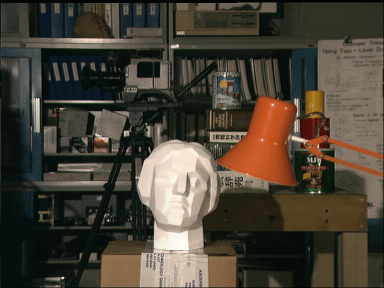
#> input picture PA1/images/tsukuba_left.png, 384 x 288 px, found by its file name
$ python boxfilter.py
#> lines starting #> are read from the running program, lines starting #| are printed output that depends on the picture
import cv2
import numpy as np

file_name = 'images/tsukuba_left.png'
img = cv2.imread(file_name)
#> img is the input picture: shape (288, 384, 3); mean B, G, R 54.6, 66.6, 73.2

blur1 = cv2.blur(img, (10,10))
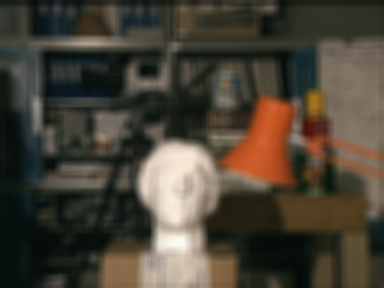
#> blur1: shape (288, 384, 3); mean B, G, R 54.6, 66.7, 73.2
blur2 = cv2.boxFilter(img, -1, (10,10))

merged = np.hstack( (img, blur1, blur2))
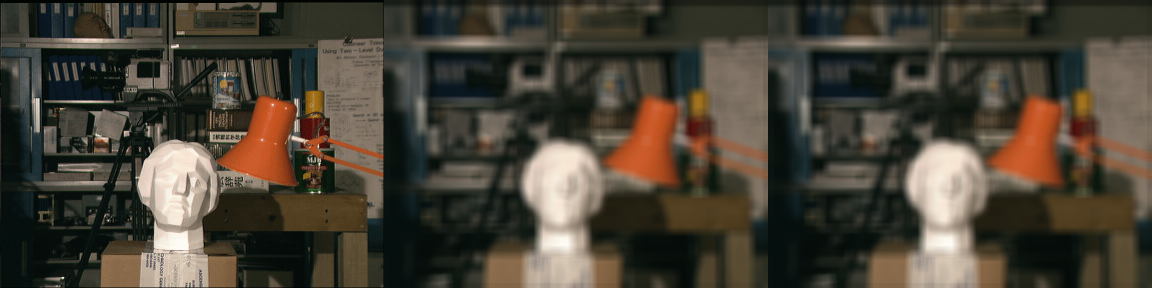
#> merged: shape (288, 1152, 3); mean B, G, R 54.6, 66.6, 73.2
cv2.imshow('blur', merged)
cv2.waitKey(0)
cv2.destroyAllWindows()

$ run again, with PA1/images/reindeer_left.png copied over PA1/images/tsukuba_left.png
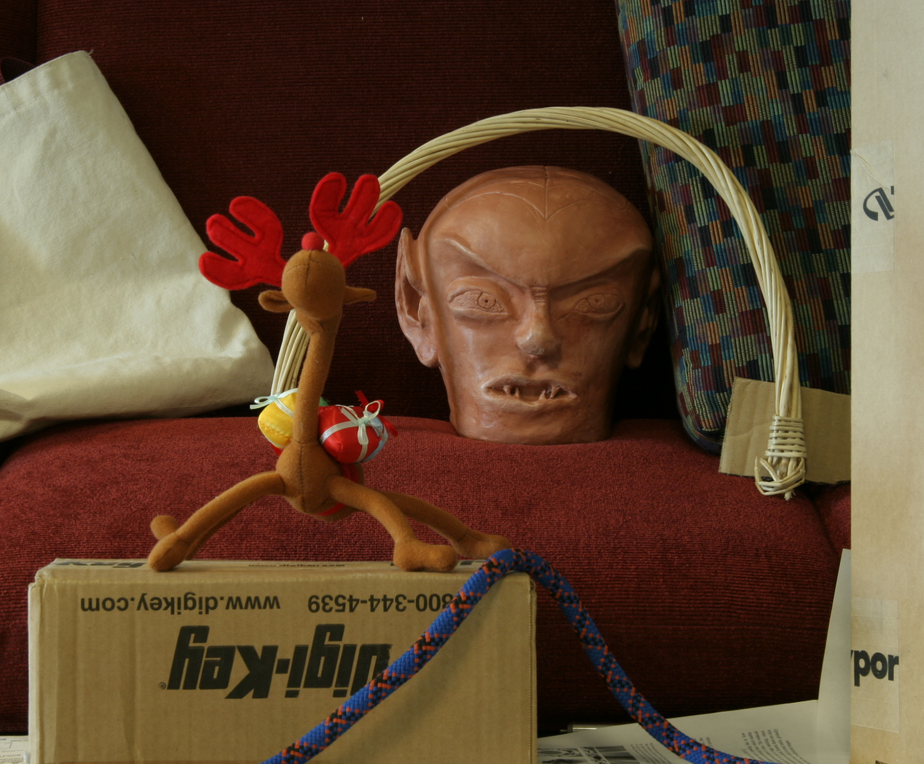
#> input picture PA1/images/reindeer_left.png, 924 x 764 px, shrunk from 1342 x 1110 before the run, found by its file name
#> img is the input picture: shape (764, 924, 3); mean B, G, R 48.4, 69.7, 94.4
#> `blur1 = cv2.blur(img, (10,10))`:
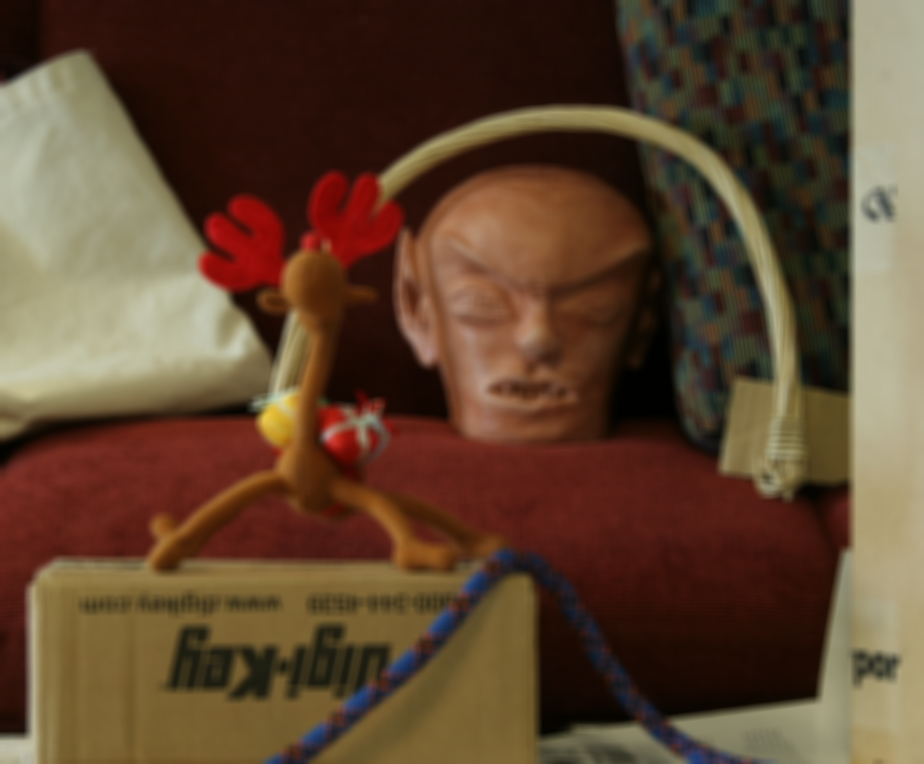
#> blur1: shape (764, 924, 3); mean B, G, R 48.3, 69.6, 94.3
#> `merged = np.hstack( (img, blur1, blur2))`:
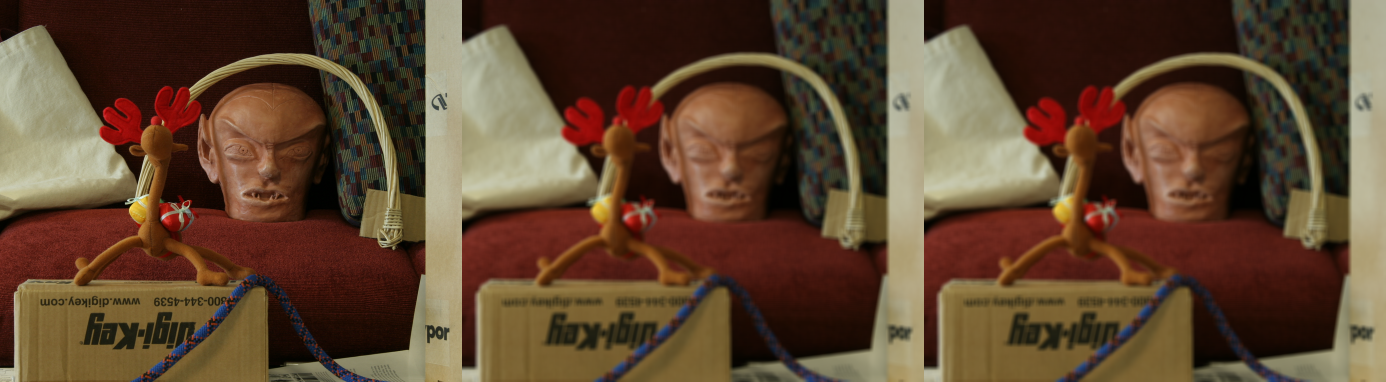
#> merged: shape (764, 2772, 3) (shown at 1/2 size); mean B, G, R 48.3, 69.6, 94.3

$ run again, with PA1/images/reindeer_right.png copied over PA1/images/tsukuba_left.png
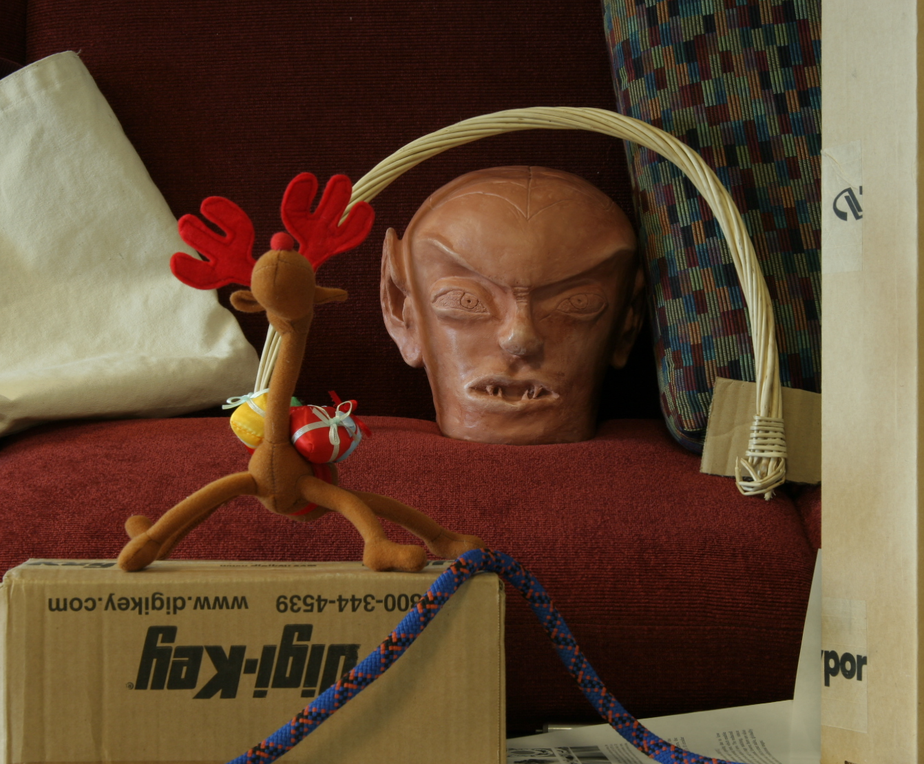
#> input picture PA1/images/reindeer_right.png, 924 x 764 px, shrunk from 1342 x 1110 before the run, found by its file name
#> img is the input picture: shape (764, 924, 3); mean B, G, R 51.4, 72.1, 96.5
#> `blur1 = cv2.blur(img, (10,10))`:
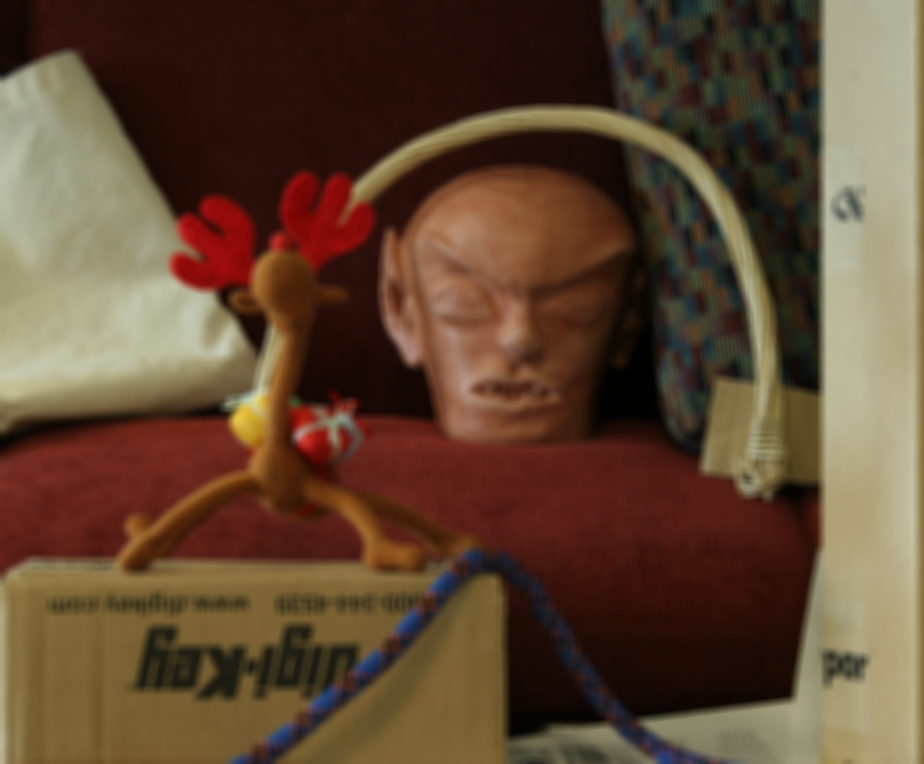
#> blur1: shape (764, 924, 3); mean B, G, R 51.4, 72, 96.5
#> `merged = np.hstack( (img, blur1, blur2))`:
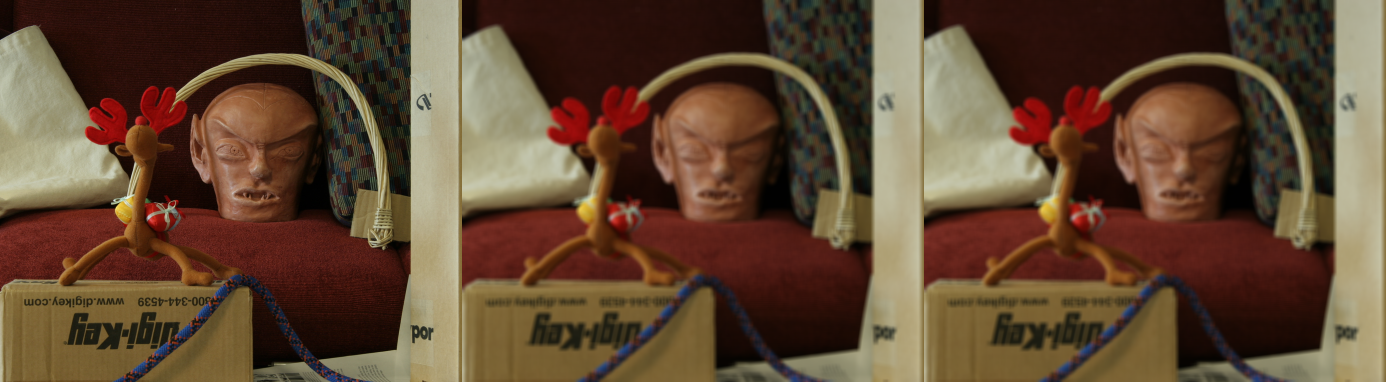
#> merged: shape (764, 2772, 3) (shown at 1/2 size); mean B, G, R 51.4, 72.1, 96.5
